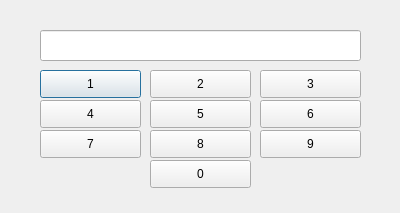
<?xml version="1.0" encoding="UTF-8"?>
<ui version="4.0">
 <class>Dialog</class>
 <widget class="QDialog" name="Dialog">
  <property name="geometry">
   <rect>
    <x>0</x>
    <y>0</y>
    <width>400</width>
    <height>213</height>
   </rect>
  </property>
  <property name="windowTitle">
   <string>Dialog</string>
  </property>
  <widget class="QPushButton" name="num_pushButton_1">
   <property name="geometry">
    <rect>
     <x>40</x>
     <y>70</y>
     <width>101</width>
     <height>28</height>
    </rect>
   </property>
   <property name="text">
    <string>1</string>
   </property>
  </widget>
  <widget class="QLineEdit" name="q_lineEdit">
   <property name="geometry">
    <rect>
     <x>40</x>
     <y>30</y>
     <width>321</width>
     <height>31</height>
    </rect>
   </property>
  </widget>
  <widget class="QPushButton" name="num_pushButton_2">
   <property name="geometry">
    <rect>
     <x>150</x>
     <y>70</y>
     <width>101</width>
     <height>28</height>
    </rect>
   </property>
   <property name="text">
    <string>2</string>
   </property>
  </widget>
  <widget class="QPushButton" name="num_pushButton_3">
   <property name="geometry">
    <rect>
     <x>260</x>
     <y>70</y>
     <width>101</width>
     <height>28</height>
    </rect>
   </property>
   <property name="text">
    <string>3</string>
   </property>
  </widget>
  <widget class="QPushButton" name="num_pushButton_4">
   <property name="geometry">
    <rect>
     <x>260</x>
     <y>100</y>
     <width>101</width>
     <height>28</height>
    </rect>
   </property>
   <property name="text">
    <string>6</string>
   </property>
  </widget>
  <widget class="QPushButton" name="num_pushButton_5">
   <property name="geometry">
    <rect>
     <x>40</x>
     <y>100</y>
     <width>101</width>
     <height>28</height>
    </rect>
   </property>
   <property name="text">
    <string>4</string>
   </property>
  </widget>
  <widget class="QPushButton" name="num_pushButton_6">
   <property name="geometry">
    <rect>
     <x>150</x>
     <y>100</y>
     <width>101</width>
     <height>28</height>
    </rect>
   </property>
   <property name="text">
    <string>5</string>
   </property>
  </widget>
  <widget class="QPushButton" name="num_pushButton_7">
   <property name="geometry">
    <rect>
     <x>150</x>
     <y>130</y>
     <width>101</width>
     <height>28</height>
    </rect>
   </property>
   <property name="text">
    <string>8</string>
   </property>
  </widget>
  <widget class="QPushButton" name="num_pushButton_8">
   <property name="geometry">
    <rect>
     <x>40</x>
     <y>130</y>
     <width>101</width>
     <height>28</height>
    </rect>
   </property>
   <property name="text">
    <string>7</string>
   </property>
  </widget>
  <widget class="QPushButton" name="num_pushButton_9">
   <property name="geometry">
    <rect>
     <x>260</x>
     <y>130</y>
     <width>101</width>
     <height>28</height>
    </rect>
   </property>
   <property name="text">
    <string>9</string>
   </property>
  </widget>
  <widget class="QPushButton" name="num_pushButton_0">
   <property name="geometry">
    <rect>
     <x>150</x>
     <y>160</y>
     <width>101</width>
     <height>28</height>
    </rect>
   </property>
   <property name="text">
    <string>0</string>
   </property>
  </widget>
 </widget>
 <resources/>
 <connections/>
</ui>
